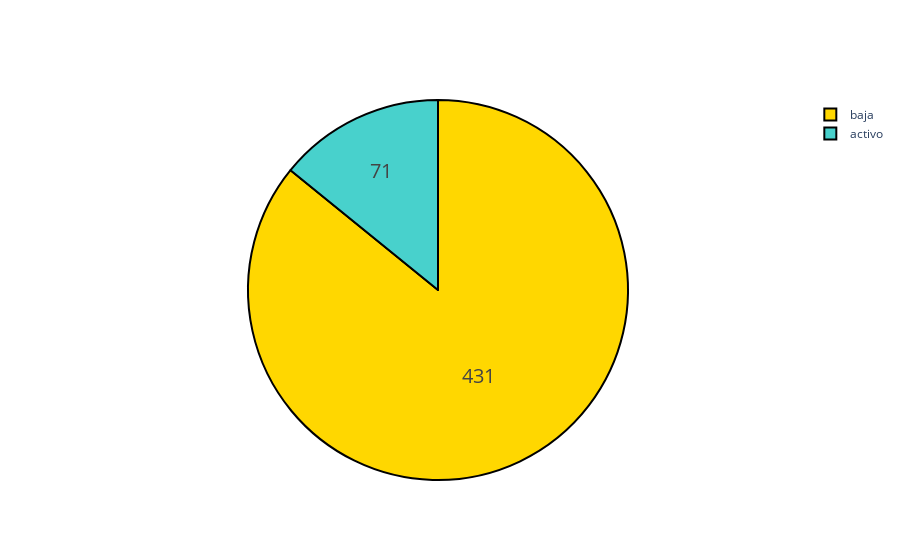

Notebook cell for this chart:
### Markdown cell above
#### Distribution of target variable

### Code cell
fig = go.Figure(data=[go.Pie(labels=['baja','activo'], values=df_0['Estatus'].value_counts(), textinfo='label+percent')])
fig.update_traces(hoverinfo='label+percent', textinfo='value', textfont_size=20,
                  marker=dict(colors=['gold', 'mediumturquoise'], line=dict(color='#000000', width=2)))
fig.show()

### Figure 1 — Plotly figure (JSON) as saved in the notebook; plotly's stock layout.template omitted (floating-point values rounded to 4 significant figures)
{"data": [{"hoverinfo": "label+percent", "labels": ["baja", "activo"], "marker": {"colors": ["gold", "mediumturquoise"], "line": {"color": "#000000", "width": 2}}, "textfont": {"size": 20}, "textinfo": "value", "type": "pie", "values": [431, 71]}], "layout": {}}
